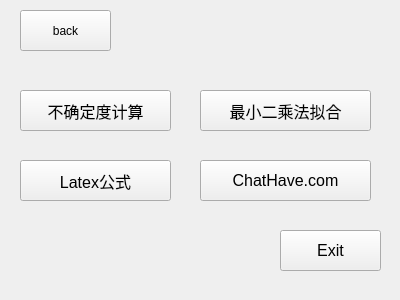
<?xml version="1.0" encoding="UTF-8"?>
<ui version="4.0">
 <class>Physics</class>
 <widget class="QWidget" name="Physics">
  <property name="geometry">
   <rect>
    <x>0</x>
    <y>0</y>
    <width>400</width>
    <height>300</height>
   </rect>
  </property>
  <property name="windowTitle">
   <string>Form</string>
  </property>
  <widget class="QPushButton" name="wuliButton">
   <property name="geometry">
    <rect>
     <x>20</x>
     <y>90</y>
     <width>151</width>
     <height>41</height>
    </rect>
   </property>
   <property name="font">
    <font>
     <pointsize>12</pointsize>
    </font>
   </property>
   <property name="text">
    <string>不确定度计算</string>
   </property>
  </widget>
  <widget class="QPushButton" name="backbutton">
   <property name="geometry">
    <rect>
     <x>20</x>
     <y>10</y>
     <width>91</width>
     <height>41</height>
    </rect>
   </property>
   <property name="text">
    <string>back</string>
   </property>
  </widget>
  <widget class="QPushButton" name="ExitButton">
   <property name="geometry">
    <rect>
     <x>280</x>
     <y>230</y>
     <width>101</width>
     <height>41</height>
    </rect>
   </property>
   <property name="font">
    <font>
     <pointsize>12</pointsize>
    </font>
   </property>
   <property name="text">
    <string>Exit</string>
   </property>
  </widget>
  <widget class="QPushButton" name="twoBUtton">
   <property name="geometry">
    <rect>
     <x>200</x>
     <y>90</y>
     <width>171</width>
     <height>41</height>
    </rect>
   </property>
   <property name="font">
    <font>
     <pointsize>12</pointsize>
    </font>
   </property>
   <property name="text">
    <string>最小二乘法拟合</string>
   </property>
  </widget>
  <widget class="QPushButton" name="pushButton">
   <property name="geometry">
    <rect>
     <x>20</x>
     <y>160</y>
     <width>151</width>
     <height>41</height>
    </rect>
   </property>
   <property name="font">
    <font>
     <pointsize>12</pointsize>
    </font>
   </property>
   <property name="text">
    <string>Latex公式</string>
   </property>
  </widget>
  <widget class="QPushButton" name="pushButton_2">
   <property name="geometry">
    <rect>
     <x>200</x>
     <y>160</y>
     <width>171</width>
     <height>41</height>
    </rect>
   </property>
   <property name="font">
    <font>
     <pointsize>12</pointsize>
    </font>
   </property>
   <property name="text">
    <string>ChatHave.com</string>
   </property>
  </widget>
 </widget>
 <resources/>
 <connections/>
</ui>
